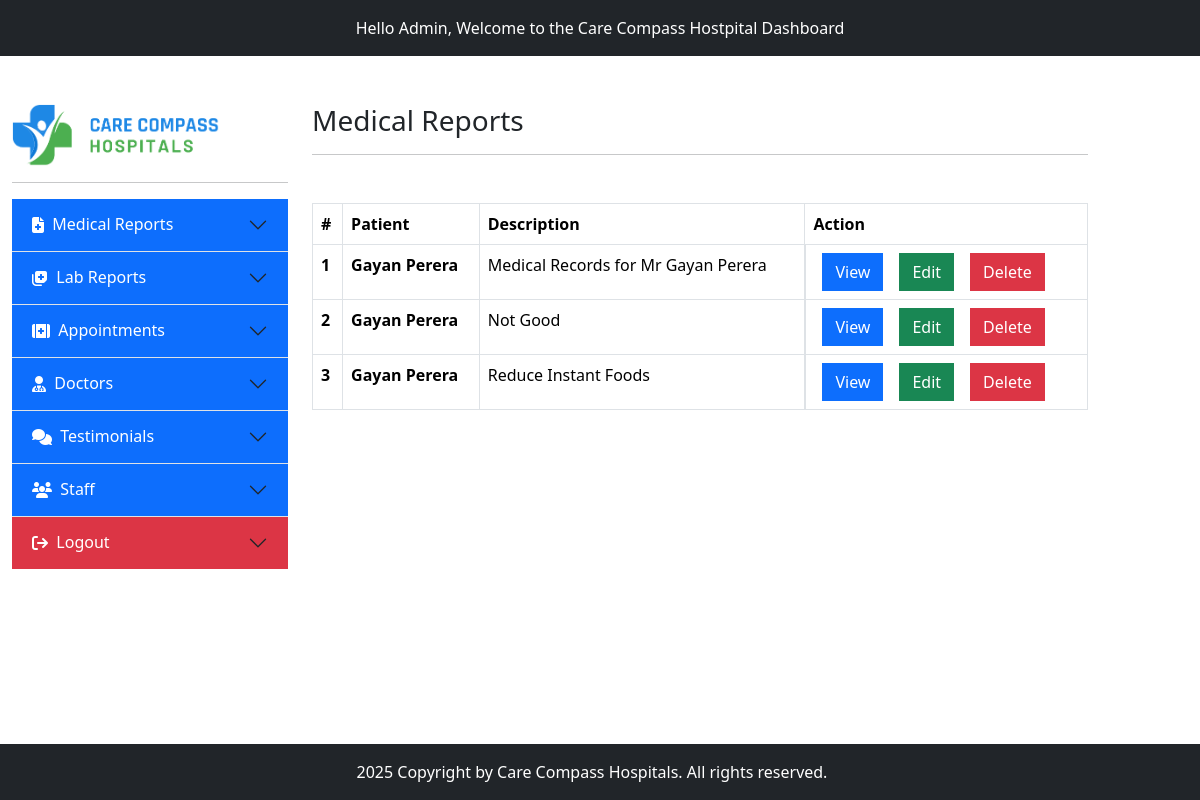
The app's page /admin/manage-medical-tests.php with its own data.
### tables this page shows
CREATE TABLE IF NOT EXISTS `medicalreports` (
  `Id` int NOT NULL AUTO_INCREMENT,
  `note` varchar(225) NOT NULL,
  `patient` varchar(225) NOT NULL,
  `file` varchar(225) NOT NULL,
  PRIMARY KEY (`Id`)
);

CREATE TABLE IF NOT EXISTS `users` (
  `Id` int NOT NULL AUTO_INCREMENT,
  `full_name` varchar(225) NOT NULL,
  `email` varchar(225) NOT NULL,
  `telephone` varchar(225) NOT NULL,
  `password` varchar(225) NOT NULL,
  `is_deleted` int NOT NULL,
  PRIMARY KEY (`Id`)
);

### admin/manage-medical-tests.php (the view)
<?php include 'inc/header.php'; ?>
<section class="mt-5">
    <div class="container-fluid ">
        <div class="row">
            <?php include 'inc/sidebar.php'; ?>
            <div class="col-md-8">
                <h3>Medical Reports</h3>
                <hr class="mb-5">
                <table class="table table-bordered">
                    <thead>
                        <tr>
                            <th scope="col">#</th>
                            <th scope="col">Patient</th>
                            <th scope="col">Description</th>
                            <th scope="col">Action</th>
                        </tr>
                    </thead>
                    <tbody>
                        <?php
                        $sql = "SELECT medicalreports.Id, medicalreports.note, users.full_name AS full_name, medicalreports.patient, medicalreports.file FROM medicalreports JOIN users ON medicalreports.patient = users.Id";
                        $result = $conn->query($sql);
                        if ($result->num_rows > 0) {
                            $x=1;
                            while ($row = $result->fetch_assoc()) {
                                echo '
                                    <tr>
                                        <th>'.$x.'</th>
                                        <th>' . $row['full_name'] . '</th>
                                        <td>' . $row['note'] . '</td>
                                        <td class="d-flex ">
                                            <a href="reports/' . $row['file'] . '" class="btn btn-primary rounded-0 mx-2" target="_blank">View</a>
                                            <form action="edit-medical-records.php" method="post">
                                                <input type="text" name="record-owner" value="' . $row['Id'] . '" class="d-none">
                                                <button type="submit" class="btn btn-success rounded-0 mx-2">Edit</button>
                                            </form>
                                            <form action="delete-medical-records.php" method="post">
                                                <input type="text" name="record-owner" value="' . $row['Id'] . '" class="d-none">
                                                <button type="submit" class="btn btn-danger rounded-0 mx-2">Delete</button>
                                            </form>
                                        </td>
                                    </tr>
                                ';
                            $x++;
                            }
                        }
                        ?>
                    </tbody>
                </table>
            </div>
        </div>
    </div>
</section>
<?php include 'inc/footer.php'; ?>

### records on screen
medicalreports: users.full_name "Gayan Perera", note "Medical Records for Mr Gayan Perera"
medicalreports: users.full_name "Gayan Perera", note "Not Good"
medicalreports: users.full_name "Gayan Perera", note "Reduce Instant Foods"
